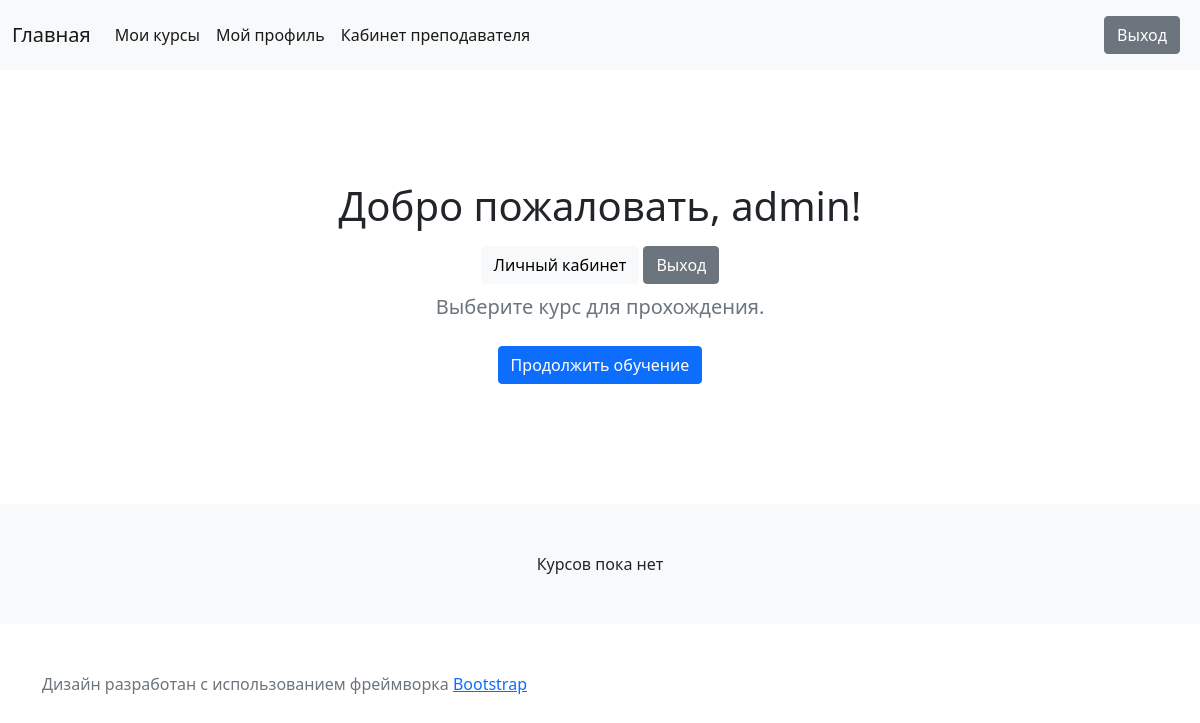
The app's page /group/2/course/ (signed in), older data.
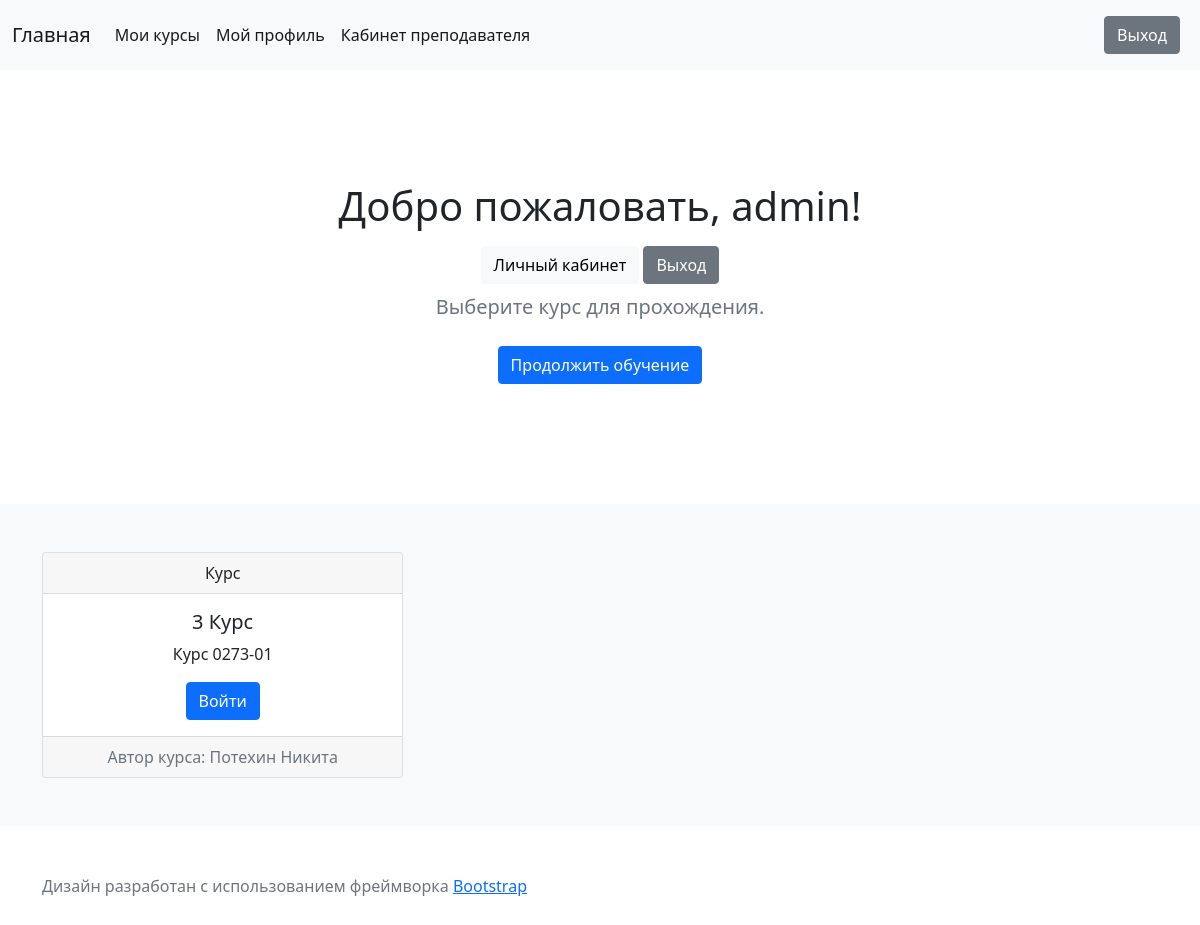
The same page, newer data.
### classroom/models.py (models this page shows, shortened)
class Course(models.Model):
    owner = models.ForeignKey(User, related_name='course_created', on_delete=models.PROTECT, verbose_name='Автор курса')
    title = models.CharField(max_length=200, verbose_name='Название')
    slug = models.SlugField(max_length=200, unique=True, help_text='Адрес страницы', verbose_name='ЧПУ')
    description = models.TextField(blank=True, help_text='Необязательно к заполнению', verbose_name='Описание')
    created = models.DateTimeField(auto_now_add=True, verbose_name='Дата добавления')
    group = models.ForeignKey(Group, related_name='courses_joined', on_delete=models.PROTECT, verbose_name='Группа')
    class Meta:
        verbose_name = 'Курс'
        verbose_name_plural = 'Курсы'

### classroom/views.py (the view)
# urls.py: path('group/<int:group_id>/course/', showCourses, name='courses'),
@login_required
def showCourses(request, group_id):
    user = request.user
    group = get_object_or_404(Group, id=group_id)
    courses = Course.objects.filter(group=group_id)
    users_in_group = User.objects.filter(group_joined=group)  # список студентов в группе
    context = {}
    if user in users_in_group:
        context = {'group': group, 'courses': courses, 'students': users_in_group}
    return render(request, 'classroom/course.html', context)

### quiz/templatetags/user_tags.py (called while the page is built)
@register.filter()
def user_group(user):
    if not user.is_anonymous:
        groups_for_user = Group.objects.filter(students=user).first()  # список групп, в которые входит пользователь. Берем первую группу
        if groups_for_user is None:
            return None
        return groups_for_user.id
    return None

@register.filter('has_group')
def has_group(user, groups_name):
    return user.is_active and user.is_superuser or bool(user.groups.filter(name__in=groups_name))

### templates/classroom/course.html
{% extends 'base.html' %}
{% block content %}
    {% if not courses %}
        <div class="col">
            <div class=" text-center">
                Курсов пока нет
            </div>
        </div>
    {% else %}
        <div class="row row-cols-1 row-cols-sm-2 row-cols-md-3 g-3">
            {% for course in courses %}
                <div class="col">
                    <div class="card text-center">
                        <div class="card-header">
                            Курс
                        </div>
                        <div class="card-body">
                            <h5 class="card-title">{{ course.title }}</h5>
                            <p class="card-text">{{ course.description }}</p>
                            <a href="{% url 'classroom:modules' group.pk course.pk %}" class="btn btn-primary">Войти</a>
                        </div>
                        <div class="card-footer text-muted">
                            Автор курса: {{ course.owner.last_name }} {{ course.owner.first_name }}
                        </div>
                    </div>
                </div>
            {% endfor %}
        </div>
    {% endif %}
{% endblock %}

### templates/base.html (shortened to what this page needs)
{% load static %}
<!doctype html>
<html lang="ru">
<head>
    <link href="{% static 'css/bootstrap.min.css' %}" rel="stylesheet">
    <link href="{% static 'css/style.css' %}" rel="stylesheet">
</head>
<body>
<header>
    {% include 'inc/navbar.html' %}
</header>
<main>
    <div class="container">
        <div class="row">
        </div>
    </div>
    {% block section %}
        <section class="py-5 text-center container">
            <div class="row py-lg-5">
                <div class="col-lg-6 col-md-8 mx-auto">
                    {% if not user.is_authenticated %}
                        <h1 class="fw-light">Добро пожаловать!</h1>
                        <p class="lead text-muted">
                            Зарегистрируйтесь или войдите в аккаунт.
                        </p>
                        <p>
                            Затем выберите свою группу и курс для прохождения.
                        </p>
                        <p>
                            <a href="{% url 'accounts:register' %}" class="btn btn-primary my-2">Регистрация</a>
                            <a href="{% url 'accounts:login' %}" class="btn btn-secondary my-2">Вход</a>
                        </p>
                    {% else %}
                        <h1 class="fw-light">Добро пожаловать, {{ user.username }}!</h1>
                        <a href="{% url 'accounts:profile' %}" class="btn btn-light my-2">Личный кабинет</a>
                        <a href="{% url 'accounts:logout' %}" class="btn btn-secondary my-2">Выход</a>
                        <p class="lead text-muted">
                            {% if not user.group_joined.first %}
                                Присоединитесь к группе для начала обучения.
                            {% else %}
                                Выберите курс для прохождения.
                            {% endif %}
                        </p>
                        <p>
                            {% if user.group_joined.first %}
                                <a href="{% url 'classroom:courses' user.group_joined.first.pk %}" class="btn btn-primary my-2">Продолжить обучение</a>
                            {% endif %}
                    {% endif %}
                </div>
            </div>
        </section>
    {% endblock %}
    <div class="album py-5 bg-light">
        <div class="container">
            {% block content %}   {% endblock %}
        </div>
    </div>
</main>
<footer class="text-muted py-5">
    <div class="container">
        <p class="mb-1">Дизайн разработан с использованием фреймворка <a href="https://getbootstrap.com/">Bootstrap</a></p>
    </div>
</footer>
</body>
</html>

### templates/inc/navbar.html (shortened to what this page needs)
{% load user_tags %}
<nav class="navbar navbar-expand-lg navbar-light bg-light">
    <div class="container-fluid">
        <div class="collapse navbar-collapse" id="navbarTogglerDemo01">
            <a class="navbar-brand" href="{% url 'classroom:index' %}">Главная</a>
            <ul class="navbar-nav me-auto mb-2 mb-lg-0">
                {% if user.is_authenticated %}
                    <li class="nav-item">
                        {% if request.user|user_group != None %}
                            <a class="nav-link active" aria-current="page" href="{% url 'classroom:courses'   request.user|user_group %}">Мои курсы</a>
                        {% endif %}
                    </li>
                    <li class="nav-item">
                        <a class="nav-link active" aria-current="page" href="{% url 'accounts:profile' %}">Мой профиль</a>
                    </li>
                {% endif %}
                {% if request.user|has_group:"Admin" %}
                    <li class="nav-item">
                        <a class="nav-link active" aria-current="page" href="{% url 'classroom:teacher_office' %}">Кабинет преподавателя</a>
                    </li>
                {% endif %}
            </ul>
            {% if not user.is_authenticated %}
                <a href="{% url 'accounts:register' %}" class="btn btn-primary m-2">Регистрация</a>
                <a href="{% url 'accounts:login' %}" class="btn btn-secondary m-2">Вход</a>
            {% else %}
                <a href="{% url 'accounts:logout' %}" class="btn btn-secondary m-2">Выход</a>
            {% endif %}
        </div>
    </div>
</nav>

Row changes from the older to the newer data that the page shows:
added Course: title "3 Курс", description "Курс 0273-01", owner.last_name "Потехин", owner.first_name "Никита"
Text that changed along with them:
text no longer shown: "Курсов пока нет"
